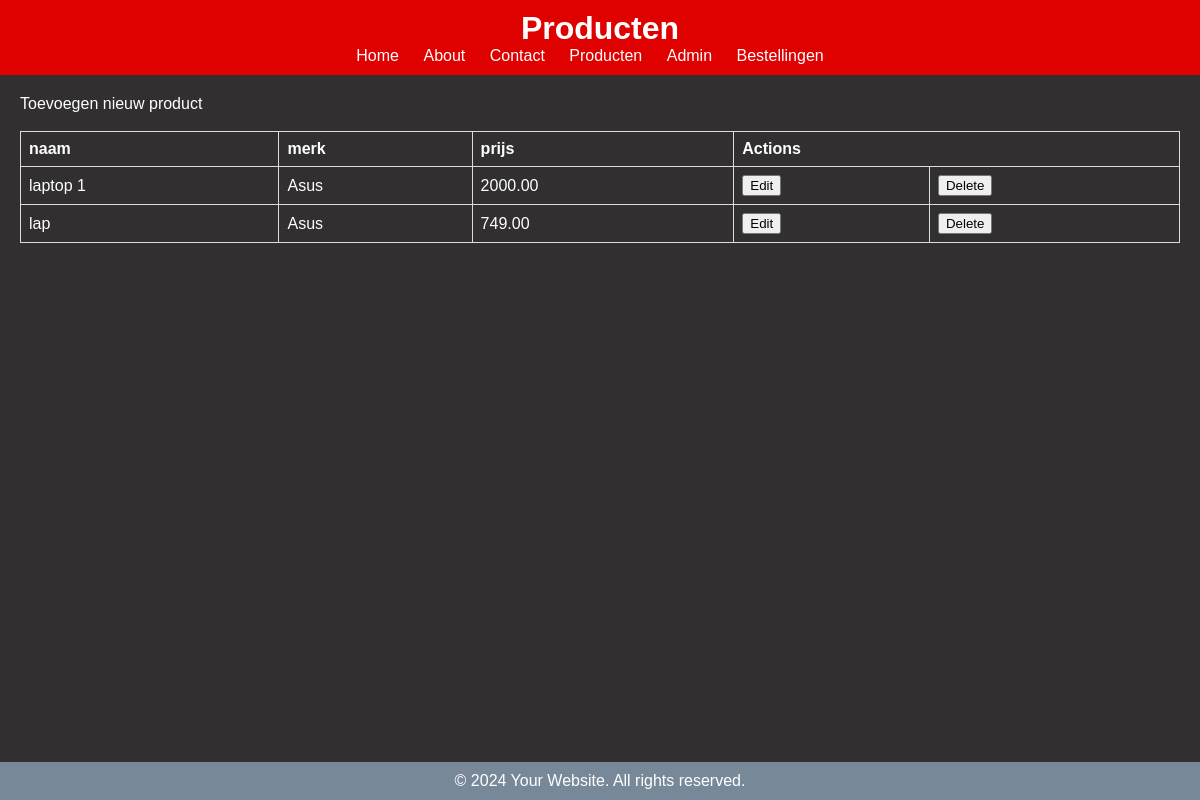
The page /crud_product.php on the database as committed earlier.
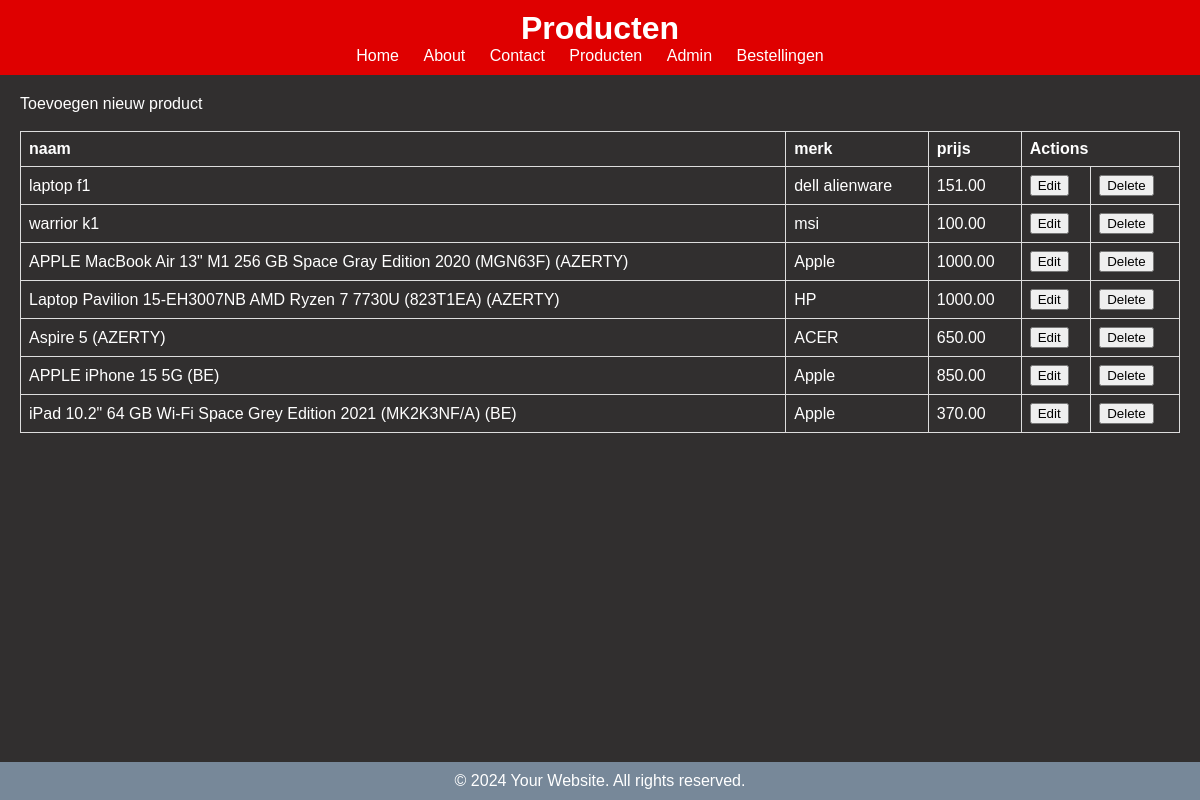
The same page on the database as committed later.
### tables this page shows
CREATE TABLE `product` (
  `productcode` int(11) NOT NULL,
  `naam` varchar(200) NOT NULL,
  `merk` varchar(200) NOT NULL,
  `prijs` decimal(6,2) NOT NULL
);

### functions.php (the view, shortened to what this page needs)
<?php
function connectDb(){
    $servername = "localhost";
    $username = "root";
    $password = "";
    $dbname = "webshop";
    try {
        $conn = new PDO("mysql:host=$servername;dbname=$dbname", $username, $password);
        $conn->setAttribute(PDO::ATTR_ERRMODE, PDO::ERRMODE_EXCEPTION);
        $conn->setAttribute(PDO::ATTR_DEFAULT_FETCH_MODE, PDO::FETCH_ASSOC);
        return $conn;
    } catch(PDOException $e) {
        echo "Connection failed: " . $e->getMessage();
    }
}
function getData($table){
    $conn = connectDb();
    $sql = "SELECT * FROM $table";
    $query = $conn->prepare($sql);
    $query->execute();
    $result = $query->fetchAll();
    return $result;
}
function crudProduct(){
    $txt = "<h1></h1><nav><a href='insert_product.php'>Toevoegen nieuw product</a></nav><br>";
    echo $txt;
    $result = getData("product");
    printCrudProduct($result);
}
function printCrudProduct($result){
    $table = "<table style='border-collapse: collapse; width: 100%; color: white;'>";
    $headers = array_keys($result[0]);
    $table .= "<tr>";
    foreach($headers as $header){
        if ($header !== 'productcode') {
            $table .= "<th style='border: 1px solid #dddddd; text-align: left; padding: 8px;'>" . $header . "</th>";
        }
    }
    $table .= "<th colspan=2 style='border: 1px solid #dddddd; text-align: left; padding: 8px;'>Actions</th>";
    $table .= "</tr>";
    foreach ($result as $row) {
        $table .= "<tr>";
        foreach ($row as $header => $cell) {
            if ($header !== 'productcode') {
                $table .= "<td style='border: 1px solid #dddddd; text-align: left; padding: 8px; color: white;'>" . $cell . "</td>";
            }
        }
        $table .= "<td>
            <form method='post' action='update_product.php?productcode=$row[productcode]' >
                <button>Edit</button>
            </form>
            </td>";
        $table .= "<td>
            <form method='post' action='delete_product.php?productcode=$row[productcode]' >
                <button>Delete</button>
            </form>
            </td>";
        $table .= "</tr>";
    }
    $table.= "</table>";
    echo $table;
}
?>

Rows that differ between the two databases and show on the page:
removed product: naam "laptop 1", merk "Asus", prijs "2000.00"
removed product: naam "lap", merk "Asus", prijs "749.00"
added product: naam "laptop f1", merk "dell alienware", prijs "151.00"
added product: naam "warrior k1", merk "msi", prijs "100.00"
added product: naam "APPLE MacBook Air 13\" M1 256 GB Space Gray Edition 2020 (MGN63F) (AZERTY)", merk "Apple", prijs "1000.00"
added product: naam "Laptop Pavilion 15-EH3007NB AMD Ryzen 7 7730U (823T1EA) (AZERTY)", merk "HP", prijs "1000.00"
added product: naam "Aspire 5 (AZERTY)", merk "ACER", prijs "650.00"
added product: naam "APPLE iPhone 15 5G (BE)", merk "Apple", prijs "850.00"
added product: naam "iPad 10.2\" 64 GB Wi-Fi Space Grey Edition 2021 (MK2K3NF/A) (BE)", merk "Apple", prijs "370.00"
